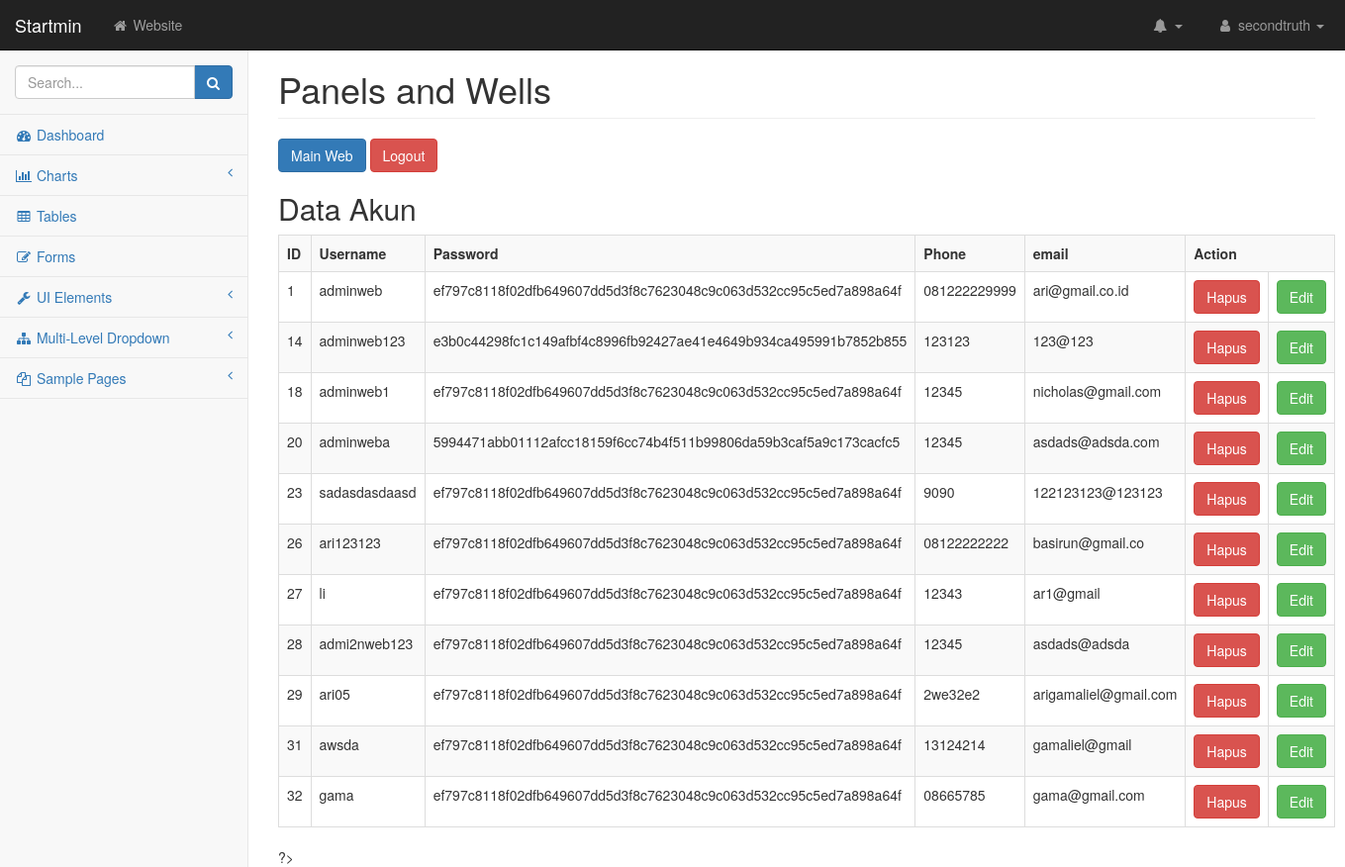
/tubes_Kelompok6C/admin/pages/panels-wells.php (signed in), run on the app's committed database.
### tables this page shows
CREATE TABLE `anggota` (
  `id` int(11) NOT NULL AUTO_INCREMENT,
  `email` varchar(50) NOT NULL,
  `password` varchar(200) NOT NULL,
  `username` varchar(20) NOT NULL,
  `phone` varchar(20) NOT NULL,
  `role` varchar(10) NOT NULL DEFAULT 'user',
  PRIMARY KEY (`id`),
  UNIQUE KEY `email` (`email`)
);

### tubes_Kelompok6C/admin/pages/panels-wells.php (the view, shortened to what this page needs)
<?php
    require "../../login/koneksi.php";
    ?>
<!DOCTYPE html>
<html lang="en">
    <head>
        <link href="../css/bootstrap.min.css" rel="stylesheet">
        <link href="../css/metisMenu.min.css" rel="stylesheet">
        <link href="../css/startmin.css" rel="stylesheet">
        <link href="../css/font-awesome.min.css" rel="stylesheet" type="text/css">
    </head>
    <body>
        <div id="wrapper">
            <nav class="navbar navbar-inverse navbar-fixed-top" role="navigation">
                <div class="navbar-header">
                    <a class="navbar-brand" href="index.html">Startmin</a>
                </div>
                <ul class="nav navbar-nav navbar-left navbar-top-links">
                    <li><a href="#"><i class="fa fa-home fa-fw"></i> Website</a></li>
                </ul>
                <ul class="nav navbar-right navbar-top-links">
                    <li class="dropdown navbar-inverse">
                        <a class="dropdown-toggle" data-toggle="dropdown" href="#">
                            <i class="fa fa-bell fa-fw"></i> <b class="caret"></b>
                        </a>
                    </li>
                    <li class="dropdown">
                        <a class="dropdown-toggle" data-toggle="dropdown" href="#">
                            <i class="fa fa-user fa-fw"></i> secondtruth <b class="caret"></b>
                        </a>
                    </li>
                </ul>
            </nav>
            <aside class="sidebar navbar-default" role="navigation">
                <div class="sidebar-nav navbar-collapse">
                    <ul class="nav" id="side-menu">
                        <li class="sidebar-search">
                            <div class="input-group custom-search-form">
                                <input type="text" class="form-control" placeholder="Search...">
                                <span class="input-group-btn">
                                    <button class="btn btn-primary" type="button">
                                        <i class="fa fa-search"></i>
                                    </button>
                                </span>
                            </div>
                        </li>
                        <li>
                            <a href="index.html"><i class="fa fa-dashboard fa-fw"></i> Dashboard</a>
                        </li>
                        <li>
                            <a href="#"><i class="fa fa-bar-chart-o fa-fw"></i> Charts<span class="fa arrow"></span></a>
                        </li>
                        <li>
                            <a href="tables.html"><i class="fa fa-table fa-fw"></i> Tables</a>
                        </li>
                        <li>
                            <a href="forms.html"><i class="fa fa-edit fa-fw"></i> Forms</a>
                        </li>
                        <li>
                            <a href="#"><i class="fa fa-wrench fa-fw"></i> UI Elements<span class="fa arrow"></span></a>
                        </li>
                        <li>
                            <a href="#"><i class="fa fa-sitemap fa-fw"></i> Multi-Level Dropdown<span class="fa arrow"></span></a>
                        </li>
                        <li>
                            <a href="#"><i class="fa fa-files-o fa-fw"></i> Sample Pages<span class="fa arrow"></span></a>
                        </li>
                    </ul>
                </div>
            </aside>
            <div id="page-wrapper">
                <div class="container-fluid">
                    <div class="row">
                        <div class="col-lg-12">
                            <h1 class="page-header">Panels and Wells</h1>
                        </div>
                    </div>
                    <div class="header mb-4">
                        <div class="float-end">
                        <a href="../../contoh/index.php"><button class="btn btn-primary">Main Web</button></a>
                        <a href="../logout.php"><button class="btn btn-danger">Logout</button></a>
                        </div>
                    </div>
                    <div class="mx-auto" style="width: 95%">
                    <h2 class=>Data Akun</h2>
                        <?php
                        $query = "SELECT * FROM anggota";
                        $hasil=mysqli_query($koneksi,$query);
                        echo "<table class='table table-bordered table-striped'>";
                        echo "<tr><th>ID</th><th>Username</th><th>Password</th><th>Phone</th><th>email</th><th colspan='2'>Action</th></tr>";
                        foreach($hasil as $data){
                            echo"<tr>";
                            echo"<td>$data[id]</td>";
                            echo"<td>$data[username]</td>";
                            echo"<td>$data[password]</td>";
                            echo"<td>$data[phone]</td>";
                            echo"<td>$data[email]</td>";
                            echo"<td>";
                            echo"<form method='POST' onsubmit=\"return confirm('Apakah anda yakin ingin menghapus?')\">";
                            echo"<button type='submit' name='btnhapus' class='btn btn-danger'>Hapus</button>";
                            echo"</form>";
                            echo"</td>";
                            echo"<td>";
                            echo"<form method='POST' action='edit.php'>";
                            echo"<button type='submit' name='btnsimpan' class='btn btn-success'>Edit</button>";
                            echo"</form>";
                            echo"</td>";
                            echo"</tr>";
                        }
                        echo"</table>";
                        ?>
                        ?>
                    </div>
                </div>
            </div>
        </div>
    </body>
</html>

### tubes_Kelompok6C/admin/css/startmin.css (style rules this page uses)
body { background-color: #f8f8f8; }
#wrapper { width: 100%; }
#page-wrapper { padding-top: 30px; min-height: 568px; background-color: #fff; }
@media (min-width:768px) { #page-wrapper { position: inherit; margin-left: 250px; padding: 30px 15px 0 15px; border-left: 1px solid #e7e7e7; } }
.navbar-header { float: left; }
.navbar-left { float: left; }
.navbar-right { text-align: right; }
.navbar-top-links { margin: 0; }
.navbar-top-links li { display: inline-block; }
.navbar-top-links li:last-child { margin-right: 6px; }
.navbar-top-links li a { padding: 15px; min-height: 50px; }
.navbar-top-links>li>a { color: #999; }
.sidebar .sidebar-nav.navbar-collapse { padding-right: 0; padding-left: 0; }
.sidebar .sidebar-search { padding: 15px; }
.sidebar ul li { border-bottom: 1px solid #e7e7e7; }
.sidebar .arrow { float: right; }
.sidebar .fa.arrow:before { content: "\f104"; }
@media (min-width:768px) { .sidebar { z-index: 1; position: absolute; width: 250px; margin-top: 51px; } }

### data on the page
anggota: id "1", username "adminweb", password "ef797c8118f02dfb649607dd5d3f8c7623048c9c063d532cc95c5ed7a898a64f", phone "081222229999", email "ari@gmail.co.id"
anggota: id "14", username "adminweb123", password "e3b0c44298fc1c149afbf4c8996fb92427ae41e4649b934ca495991b7852b855", phone "123123", email "123@123"
anggota: id "18", username "adminweb1", password "ef797c8118f02dfb649607dd5d3f8c7623048c9c063d532cc95c5ed7a898a64f", phone "12345", email "nicholas@gmail.com"
anggota: id "20", username "adminweba", password "5994471abb01112afcc18159f6cc74b4f511b99806da59b3caf5a9c173cacfc5", phone "12345", email "asdads@adsda.com"
anggota: id "23", username "sadasdasdaasd", password "ef797c8118f02dfb649607dd5d3f8c7623048c9c063d532cc95c5ed7a898a64f", phone "9090", email "122123123@123123"
anggota: id "26", username "ari123123", password "ef797c8118f02dfb649607dd5d3f8c7623048c9c063d532cc95c5ed7a898a64f", phone "08122222222", email "basirun@gmail.co"
anggota: id "27", username "li", password "ef797c8118f02dfb649607dd5d3f8c7623048c9c063d532cc95c5ed7a898a64f", phone "12343", email "ar1@gmail"
anggota: id "28", username "admi2nweb123", password "ef797c8118f02dfb649607dd5d3f8c7623048c9c063d532cc95c5ed7a898a64f", phone "12345", email "asdads@adsda"
anggota: id "29", username "ari05", password "ef797c8118f02dfb649607dd5d3f8c7623048c9c063d532cc95c5ed7a898a64f", phone "2we32e2", email "arigamaliel@gmail.com"
anggota: id "31", username "awsda", password "ef797c8118f02dfb649607dd5d3f8c7623048c9c063d532cc95c5ed7a898a64f", phone "13124214", email "gamaliel@gmail"
anggota: id "32", username "gama", password "ef797c8118f02dfb649607dd5d3f8c7623048c9c063d532cc95c5ed7a898a64f", phone "08665785", email "gama@gmail.com"
